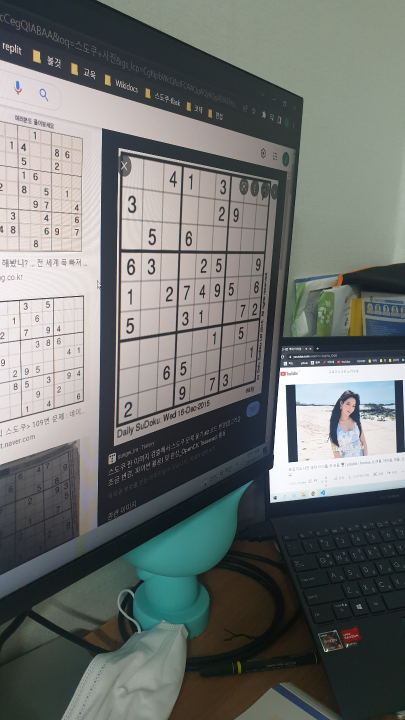
#> input picture images/sudoku_test.jpg, 810 x 1440 px, found by its file name (shown at 1/2 size)
$ python Perspectiove_Transformation.py
#> lines starting #> are read from the running program, lines starting #| are printed output that depends on the picture
'''
원본 이미지의 모든 직선은 출력 이미지에서 직선으로 유지
입력 이미지의 네 점과 대응하는 출력 이미지의 네 점이 필요
두 이미지 간에 대응하는 네 점을 안다면 getAffineTransform 함수 사용하여 변환 행렬을 얻음
wrapAffine 함수를 사용하여 이미지에 적용
'''

import numpy as np
import cv2

# 마우스 클릭한 좌표를 저장할 리스트
src = np.zeros([4,2], dtype = np.float32)
idx = 0

def mouse_callback(event, x, y, flags, param):
    global point_list, idx

    # 마우스 왼쪽 버튼을 누를 때 마다 좌표를 리스트에 저장
    if event == cv2.EVENT_LBUTTONDOWN:
        src[idx] = (x,y)
        idx = idx + 1
        print("(%d, %d)"%(x,y))

        cv2.circle(img_color, (x,y), 10, (0,0,255),-1)

# 마우스 콜백함수를 등록
cv2.namedWindow('original')
cv2.setMouseCallback('original', mouse_callback)

# 사용할 이미지를 불러온다
img_color = cv2.imread('../StudyOpenCV/images/sudoku_test.jpg')
#> img_color is the input picture: shape (1440, 810, 3); mean B, G, R 111.3, 114, 110
img_color = cv2.resize(img_color, (600, 600))
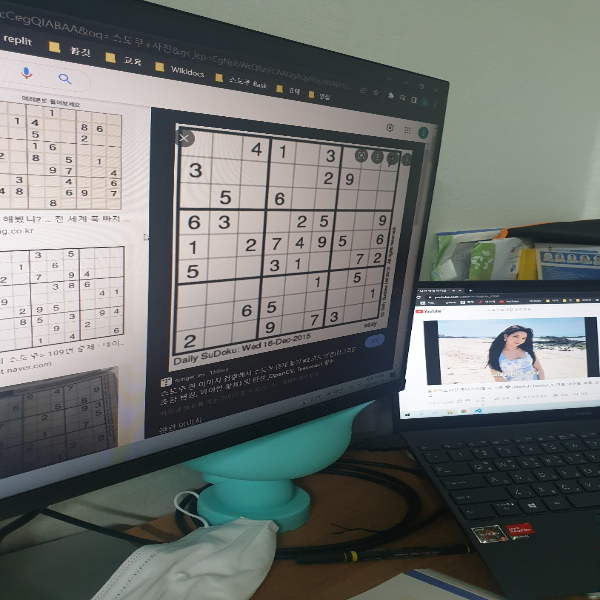
#> img_color: shape (600, 600, 3); mean B, G, R 111.2, 113.9, 109.9
img_original = img_color.copy()

# 반복하면서 네 점을 지정하도록 함
while(True):
    cv2.imshow('original', img_color)

    height, width = img_color.shape[:2]
#> height = 600; width = 600

    if cv2.waitKey(1) == 32:
#> (key Esc is pressed here)
        break

# 퍼스팩티브 변환 후 영역으로 사각 영역을 지정
dst = np.float32([[0,0], [width, 0], [0, height], [width, height]])
#> dst = [[0, 0], [600, 0], [0, 600], [600, 600]]

# 퍼스펙티브 변환 행렬 생성
M = cv2.getPerspectiveTransform(src, dst)

# 이미지에 퍼스펙티브 변환 적용
img_result = cv2.warpPerspective(img_original, M, (width, height))
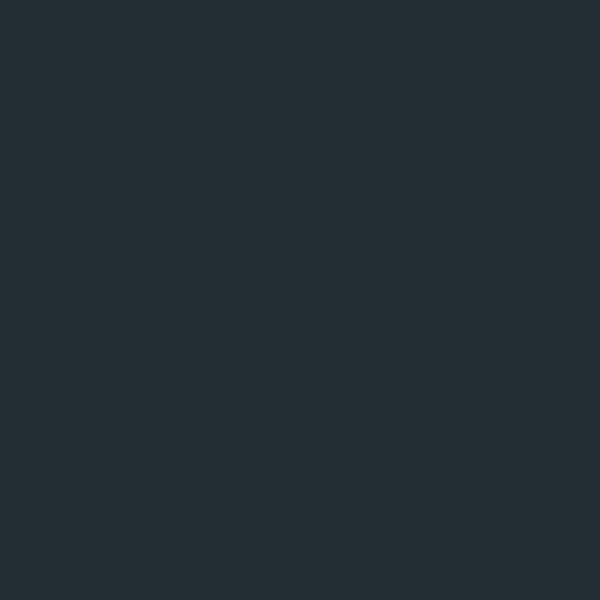
#> img_result: shape (600, 600, 3); mean B, G, R 52, 46, 35

cv2.imshow('result', img_result)
cv2.waitKey(0)
cv2.destroyAllWindows()
